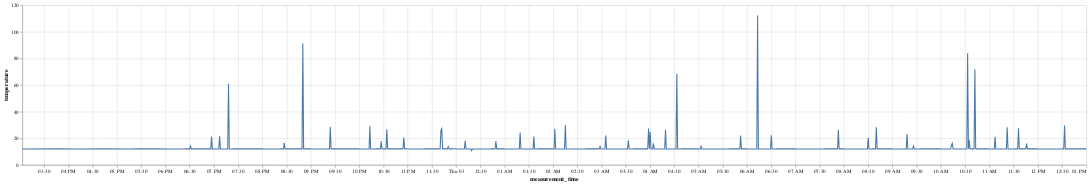

Here is the notebook cell this chart was saved with:
### Code cell
alt.Chart(single_plant_measurement).mark_line().encode(
    x='measurement_time:T',
    y='temperature:Q'
).properties(
    width=2000
)

### Figure 1 — Vega-Lite specification as saved in the notebook (floating-point values rounded to 4 significant figures; data arrays with more than 128 entries replaced by an {"elided": "..."} marker saying what was removed)
{"config": {"view": {"continuousWidth": 300, "continuousHeight": 300}}, "data": {"name": "data-b8434ecbbfa09ad6e83ecef8b3b57e66"}, "mark": {"type": "line"}, "encoding": {"x": {"field": "measurement_time", "type": "temporal"}, "y": {"field": "temperature", "type": "quantitative"}}, "width": 2000, "$schema": "https://vega.github.io/schema/vega-lite/v5.20.1.json", "datasets": {"data-b8434ecbbfa09ad6e83ecef8b3b57e66": {"elided": "1132 records"}}}
